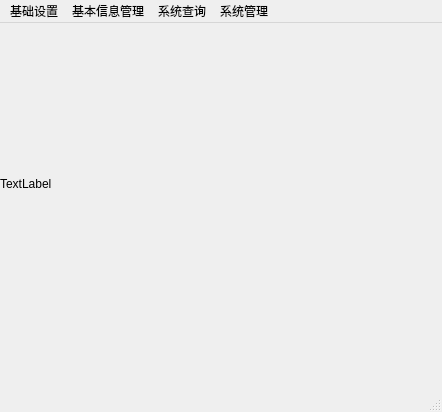
<?xml version="1.0" encoding="UTF-8"?>
<ui version="4.0">
 <class>mainWindow</class>
 <widget class="QMainWindow" name="mainWindow">
  <property name="geometry">
   <rect>
    <x>0</x>
    <y>0</y>
    <width>442</width>
    <height>412</height>
   </rect>
  </property>
  <property name="windowTitle">
   <string>学生成绩管理系统</string>
  </property>
  <property name="windowIcon">
   <iconset>
    <normaloff>image/favicon.ico</normaloff>image/favicon.ico</iconset>
  </property>
  <property name="styleSheet">
   <string notr="true"/>
  </property>
  <widget class="QWidget" name="centralwidget">
   <widget class="QLabel" name="label">
    <property name="geometry">
     <rect>
      <x>0</x>
      <y>100</y>
      <width>431</width>
      <height>121</height>
     </rect>
    </property>
    <property name="text">
     <string>TextLabel</string>
    </property>
   </widget>
  </widget>
  <widget class="QMenuBar" name="menubar">
   <property name="geometry">
    <rect>
     <x>0</x>
     <y>0</y>
     <width>442</width>
     <height>23</height>
    </rect>
   </property>
   <widget class="QMenu" name="menu">
    <property name="title">
     <string>基础设置</string>
    </property>
    <addaction name="action"/>
    <addaction name="action_2"/>
    <addaction name="action_3"/>
    <addaction name="action_4"/>
   </widget>
   <widget class="QMenu" name="menu_2">
    <property name="title">
     <string>基本信息管理</string>
    </property>
   </widget>
   <widget class="QMenu" name="menu_3">
    <property name="title">
     <string>系统查询</string>
    </property>
   </widget>
   <widget class="QMenu" name="menu_4">
    <property name="title">
     <string>系统管理</string>
    </property>
   </widget>
   <addaction name="menu"/>
   <addaction name="menu_2"/>
   <addaction name="menu_3"/>
   <addaction name="menu_4"/>
  </widget>
  <widget class="QStatusBar" name="statusbar"/>
  <action name="action">
   <property name="text">
    <string>年级设置</string>
   </property>
  </action>
  <action name="action_2">
   <property name="text">
    <string>班级设置</string>
   </property>
  </action>
  <action name="action_3">
   <property name="text">
    <string>考试科目设置</string>
   </property>
  </action>
  <action name="action_4">
   <property name="text">
    <string>考试类别</string>
   </property>
  </action>
 </widget>
 <resources/>
 <connections/>
</ui>
